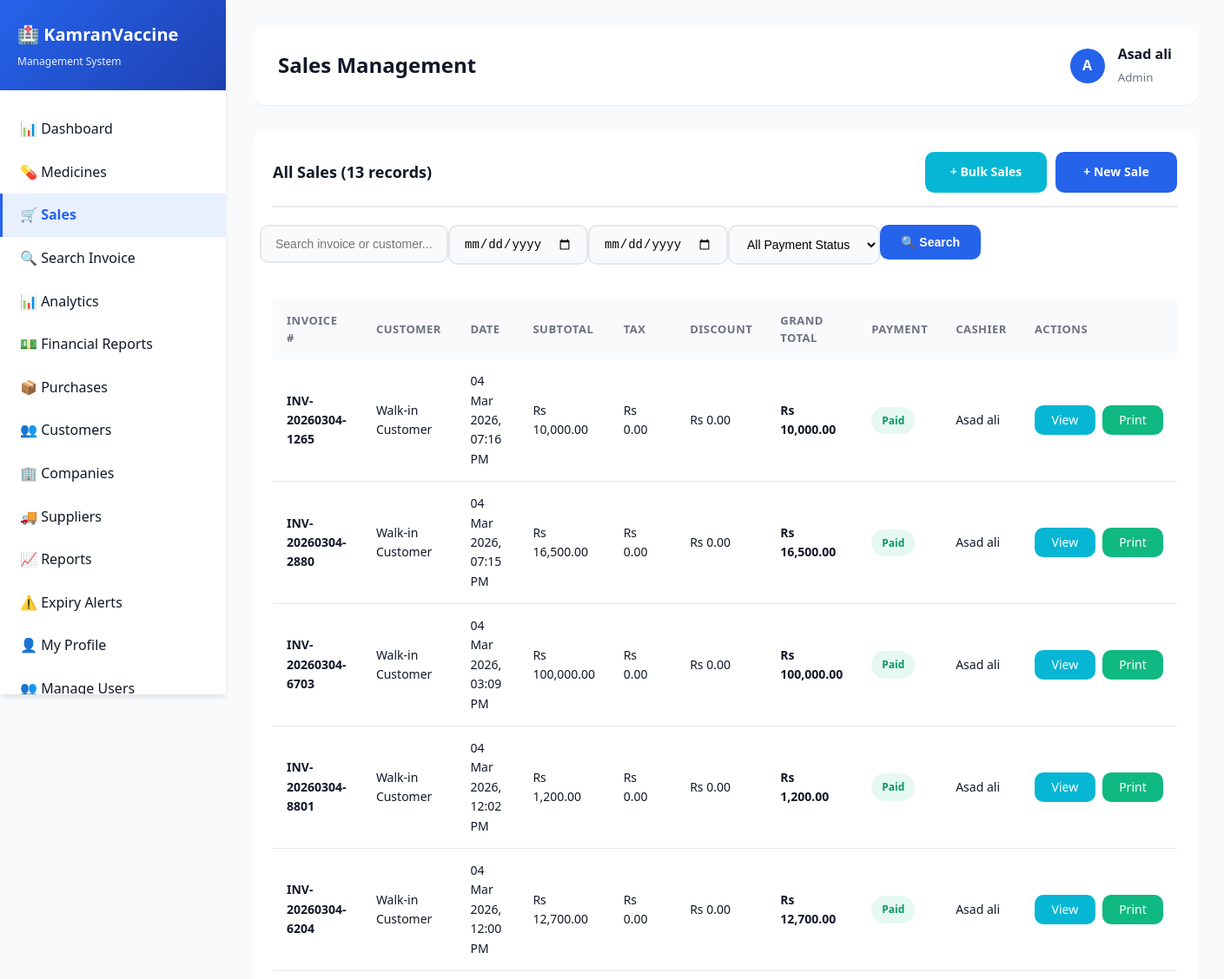
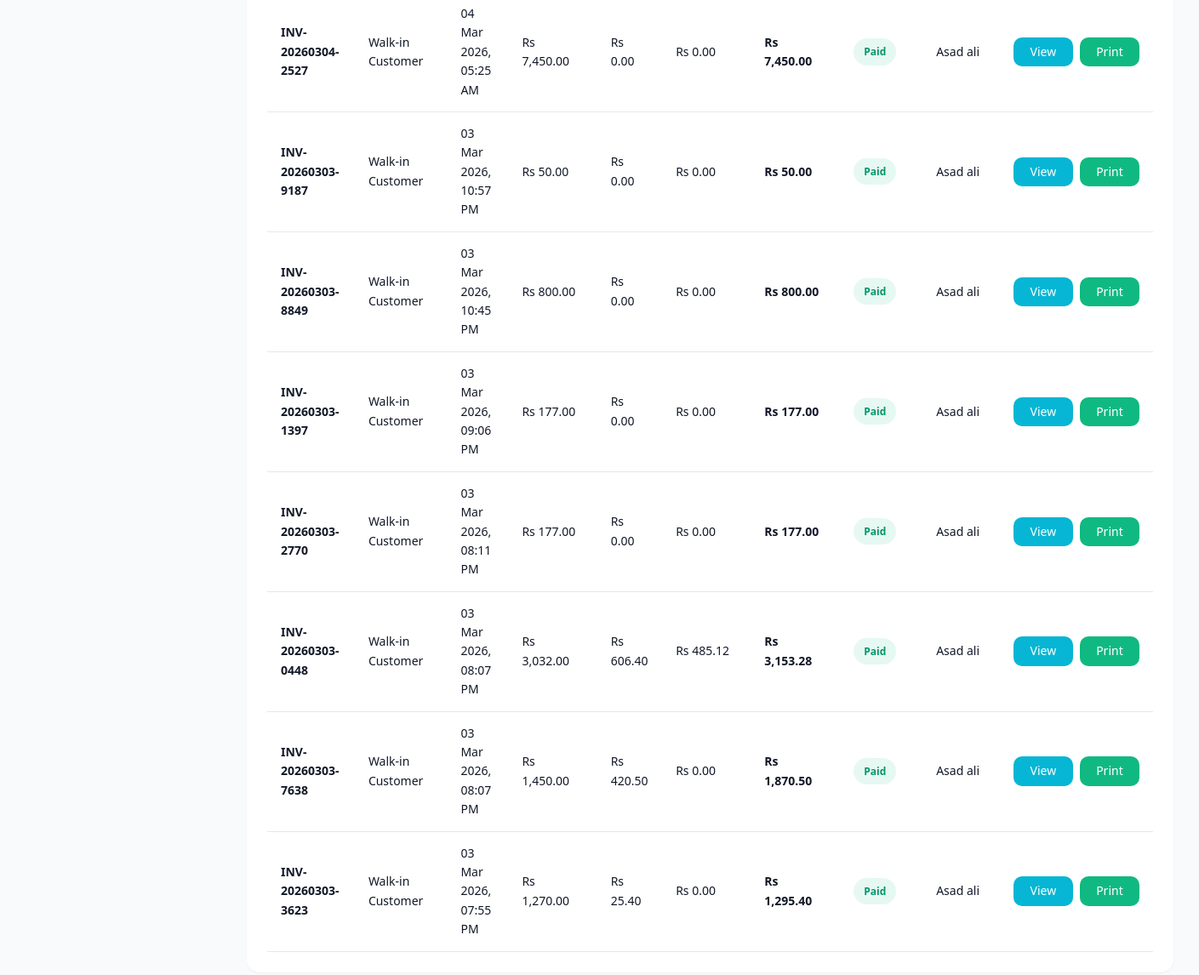
The page /admin/sales.php (signed in) on the database its author committed (2 pictures, top to bottom).
### tables this page shows
CREATE TABLE `sales` (
  `id` int(11) NOT NULL AUTO_INCREMENT,
  `invoice_number` varchar(50) NOT NULL,
  `customer_id` int(11) DEFAULT NULL,
  `customer_name` varchar(255) DEFAULT NULL,
  `user_id` int(11) DEFAULT NULL,
  `sale_date` timestamp NOT NULL DEFAULT current_timestamp(),
  `subtotal` decimal(10,2) NOT NULL,
  `tax_percentage` decimal(5,2) DEFAULT 0.00,
  `tax_amount` decimal(10,2) DEFAULT 0.00,
  `discount_percentage` decimal(5,2) DEFAULT 0.00,
  `discount_amount` decimal(10,2) DEFAULT 0.00,
  `grand_total` decimal(10,2) NOT NULL,
  `payment_method` enum('cash','card','upi','other') DEFAULT 'cash',
  `payment_status` enum('paid','pending','partial') DEFAULT 'paid',
  `amount_paid` decimal(10,2) DEFAULT 0.00,
  `change_amount` decimal(10,2) DEFAULT 0.00,
  `notes` text DEFAULT NULL,
  PRIMARY KEY (`id`),
  UNIQUE KEY `invoice_number` (`invoice_number`),
  KEY `customer_id` (`customer_id`),
  KEY `user_id` (`user_id`),
  KEY `idx_invoice` (`invoice_number`),
  KEY `idx_sale_date` (`sale_date`),
  CONSTRAINT `sales_ibfk_1` FOREIGN KEY (`customer_id`) REFERENCES `customers` (`id`) ON DELETE SET NULL,
  CONSTRAINT `sales_ibfk_2` FOREIGN KEY (`user_id`) REFERENCES `users` (`id`) ON DELETE SET NULL
);

CREATE TABLE `users` (
  `id` int(11) NOT NULL AUTO_INCREMENT,
  `username` varchar(100) NOT NULL,
  `password` varchar(255) NOT NULL,
  `full_name` varchar(255) NOT NULL,
  `email` varchar(255) DEFAULT NULL,
  `phone` varchar(20) DEFAULT NULL,
  `role` enum('admin','pharmacist','cashier','manager') DEFAULT 'cashier',
  `status` enum('active','inactive') DEFAULT 'active',
  `created_at` timestamp NOT NULL DEFAULT current_timestamp(),
  `last_login` timestamp NULL DEFAULT NULL,
  PRIMARY KEY (`id`),
  UNIQUE KEY `username` (`username`),
  KEY `idx_username` (`username`),
  KEY `idx_role` (`role`)
);

### admin/sales.php (the view, shortened to what this page needs)
<?php
include("includes/header.php");
$search = isset($_GET['search']) ? mysqli_real_escape_string($conn, $_GET['search']) : '';
$date_from = isset($_GET['date_from']) ? $_GET['date_from'] : '';
$date_to = isset($_GET['date_to']) ? $_GET['date_to'] : '';
$page = isset($_GET['page']) ? intval($_GET['page']) : 1;
$records_per_page = 15;
$offset = ($page - 1) * $records_per_page;
$count_query = "SELECT COUNT(*) as total FROM sales s
    LEFT JOIN customers c ON s.customer_id = c.id
    LEFT JOIN users u ON s.user_id = u.id WHERE 1=1";
$total_records = mysqli_fetch_assoc(mysqli_query($conn, $count_query))['total'];
$query = "SELECT s.*, c.customer_name, u.full_name as cashier FROM sales s
    LEFT JOIN customers c ON s.customer_id = c.id
    LEFT JOIN users u ON s.user_id = u.id WHERE 1=1";
$query .= " ORDER BY s.sale_date DESC LIMIT $records_per_page OFFSET $offset";
$sales = mysqli_query($conn, $query);
?>
<div class="card">
    <div class="card-header" style="display: flex; justify-content: space-between; align-items: center;">
        <h3>All Sales (<?php echo $total_records; ?> records)</h3>
        <div style="display: flex; gap: 10px;">
            <a href="bulk_sales.php" class="btn btn-info" style="min-width: 140px;">+ Bulk Sales</a>
            <a href="new_sale.php" class="btn btn-primary" style="min-width: 140px;">+ New Sale</a>
        </div>
    </div>
    <div class="card-body">
        <form method="GET" style="margin-bottom: 20px;">
            <div class="row">
                <div class="col-md-3">
                    <div class="form-group">
                        <input type="text" name="search" class="form-control" placeholder="Search invoice or customer..." value="<?php echo htmlspecialchars($search); ?>">
                    </div>
                </div>
                <div class="col-md-2">
                    <div class="form-group">
                        <input type="date" name="date_from" class="form-control" placeholder="From Date" value="<?php echo $date_from; ?>">
                    </div>
                </div>
                <div class="col-md-2">
                    <div class="form-group">
                        <input type="date" name="date_to" class="form-control" placeholder="To Date" value="<?php echo $date_to; ?>">
                    </div>
                </div>
                <div class="col-md-3">
                    <div class="form-group">
                        <select name="payment_status" class="form-control">
                            <option value="">All Payment Status</option>
                        </select>
                    </div>
                </div>
                <div class="col-md-2">
                    <button type="submit" class="btn btn-primary" style="width: 100%;">🔍 Search</button>
                </div>
            </div>
        </form>
        <div class="table-responsive">
            <table>
                <thead>
                    <tr>
                        <th>Invoice #</th>
                        <th>Customer</th>
                        <th>Date</th>
                        <th>Subtotal</th>
                        <th>Tax</th>
                        <th>Discount</th>
                        <th>Grand Total</th>
                        <th>Payment</th>
                        <th>Cashier</th>
                        <th>Actions</th>
                    </tr>
                </thead>
                <tbody>
                    <?php while ($sale = mysqli_fetch_assoc($sales)): ?>
                    <tr>
                        <td><strong><?php echo $sale['invoice_number']; ?></strong></td>
                        <td><?php echo $sale['customer_name'] ?? 'Walk-in Customer'; ?></td>
                        <td><?php echo date('d M Y, h:i A', strtotime($sale['sale_date'])); ?></td>
                        <td>Rs <?php echo number_format($sale['subtotal'], 2); ?></td>
                        <td>Rs <?php echo number_format($sale['tax_amount'], 2); ?></td>
                        <td>Rs <?php echo number_format($sale['discount_amount'], 2); ?></td>
                        <td><strong>Rs <?php echo number_format($sale['grand_total'], 2); ?></strong></td>
                        <td>
                            <span class="badge badge-<?php echo $sale['payment_status'] == 'paid' ? 'success' : 'warning'; ?>">
                                <?php echo ucfirst($sale['payment_status']); ?>
                            </span>
                        </td>
                        <td><?php echo $sale['cashier']; ?></td>
                        <td>
                            <div class="action-buttons">
                                <a href="view_sale.php?id=<?php echo $sale['id']; ?>" class="btn btn-info btn-sm">View</a>
                                <a href="print_invoice.php?id=<?php echo $sale['id']; ?>" class="btn btn-success btn-sm" target="_blank">Print</a>
                            </div>
                        </td>
                    </tr>
                    <?php endwhile; ?>
                </tbody>
            </table>
        </div>
    </div>
</div>
<?php include("includes/footer.php"); ?>

### css/style.css (style rules this page uses)
:root { --primary-color: #2563eb; --primary-dark: #1e40af; --secondary-color: #10b981; --danger-color: #ef4444; --warning-color: #f59e0b; --info-color: #06b6d4; --dark-color: #1f2937; --light-color: #f9fafb; --border-color: #e5e7eb; --text-primary: #111827; --text-secondary: #6b7280; --shadow-sm: 0 1px 2px 0 rgba(0, 0, 0, 0.05); --shadow-md: 0 4px 6px -1px rgba(0, 0, 0, 0.1); --shadow-lg: 0 10px 15px -3px rgba(0, 0, 0, 0.1); --shadow-xl: 0 20px 25px -5px rgba(0, 0, 0, 0.1); }
* { margin: 0; padding: 0; box-sizing: border-box; }
body { font-family: 'Segoe UI', Tahoma, Geneva, Verdana, sans-serif; background: linear-gradient(135deg, #667eea 0%, #764ba2 100%); min-height: 100vh; color: var(--text-primary); line-height: 1.6; }
.form-group { margin-bottom: 20px; }
.form-control { width: 100%; padding: 12px 16px; border: 2px solid var(--border-color); border-radius: 10px; font-size: 14px; transition: all 0.3s ease; background: var(--light-color); }
.btn { padding: 12px 24px; border: none; border-radius: 10px; font-size: 14px; font-weight: 600; cursor: pointer; transition: all 0.3s ease; text-decoration: none; display: inline-block; text-align: center; white-space: nowrap; }
.btn-primary { background: var(--primary-color); color: white; width: 100%; }
.btn-success { background: var(--secondary-color); color: white; }
.btn-info { background: var(--info-color); color: white; }
.btn-sm { padding: 6px 16px; font-size: 13px; min-width: 70px; font-weight: 500; }
.card { background: white; border-radius: 15px; padding: 24px; box-shadow: var(--shadow-sm); margin-bottom: 24px; transition: all 0.3s ease; }
.card-header { margin-bottom: 20px; padding-bottom: 15px; border-bottom: 2px solid var(--border-color); }
.card-header h3 { font-size: 18px; color: var(--text-primary); font-weight: 600; }
.card-body { padding: 0; }
.table-responsive { overflow-x: auto; }
table { width: 100%; border-collapse: collapse; }
table thead { background: var(--light-color); }
table th { padding: 14px 16px; text-align: left; font-weight: 600; font-size: 13px; color: var(--text-secondary); text-transform: uppercase; letter-spacing: 0.5px; }
table td { padding: 14px 16px; border-bottom: 1px solid var(--border-color); font-size: 14px; }
.badge { padding: 6px 12px; border-radius: 20px; font-size: 12px; font-weight: 600; display: inline-block; }
.badge-success { background: rgba(16, 185, 129, 0.1); color: #059669; }
.action-buttons { display: flex; gap: 8px; align-items: center; }
.action-buttons .btn { min-width: 70px; padding: 6px 12px; text-align: center; font-size: 14px; font-weight: 500; }
.row { display: flex; flex-wrap: wrap; margin: 0 -15px; }
select.form-control { cursor: pointer; }

### rows shown on the page
sales: invoice_number "INV-20260304-1265", customer_name "Walk-in Customer", sale_date "04 Mar 2026, 07:16 PM", subtotal "10,000.00", tax_amount "0.00", discount_amount "0.00", grand_total "10,000.00", payment_status "Paid", user.full_name "Asad ali"
sales: invoice_number "INV-20260304-2880", customer_name "Walk-in Customer", sale_date "04 Mar 2026, 07:15 PM", subtotal "16,500.00", tax_amount "0.00", discount_amount "0.00", grand_total "16,500.00", payment_status "Paid", user.full_name "Asad ali"
sales: invoice_number "INV-20260304-6703", customer_name "Walk-in Customer", sale_date "04 Mar 2026, 03:09 PM", subtotal "100,000.00", tax_amount "0.00", discount_amount "0.00", grand_total "100,000.00", payment_status "Paid", user.full_name "Asad ali"
sales: invoice_number "INV-20260304-8801", customer_name "Walk-in Customer", sale_date "04 Mar 2026, 12:02 PM", subtotal "1,200.00", tax_amount "0.00", discount_amount "0.00", grand_total "1,200.00", payment_status "Paid", user.full_name "Asad ali"
sales: invoice_number "INV-20260304-6204", customer_name "Walk-in Customer", sale_date "04 Mar 2026, 12:00 PM", subtotal "12,700.00", tax_amount "0.00", discount_amount "0.00", grand_total "12,700.00", payment_status "Paid", user.full_name "Asad ali"
sales: invoice_number "INV-20260304-2527", customer_name "Walk-in Customer", sale_date "04 Mar 2026, 05:25 AM", subtotal "7,450.00", tax_amount "0.00", discount_amount "0.00", grand_total "7,450.00", payment_status "Paid", user.full_name "Asad ali"
sales: invoice_number "INV-20260303-9187", customer_name "Walk-in Customer", sale_date "03 Mar 2026, 10:57 PM", subtotal "50.00", tax_amount "0.00", discount_amount "0.00", grand_total "50.00", payment_status "Paid", user.full_name "Asad ali"
sales: invoice_number "INV-20260303-8849", customer_name "Walk-in Customer", sale_date "03 Mar 2026, 10:45 PM", subtotal "800.00", tax_amount "0.00", discount_amount "0.00", grand_total "800.00", payment_status "Paid", user.full_name "Asad ali"
sales: invoice_number "INV-20260303-1397", customer_name "Walk-in Customer", sale_date "03 Mar 2026, 09:06 PM", subtotal "177.00", tax_amount "0.00", discount_amount "0.00", grand_total "177.00", payment_status "Paid", user.full_name "Asad ali"
sales: invoice_number "INV-20260303-2770", customer_name "Walk-in Customer", sale_date "03 Mar 2026, 08:11 PM", subtotal "177.00", tax_amount "0.00", discount_amount "0.00", grand_total "177.00", payment_status "Paid", user.full_name "Asad ali"
sales: invoice_number "INV-20260303-0448", customer_name "Walk-in Customer", sale_date "03 Mar 2026, 08:07 PM", subtotal "3,032.00", tax_amount "606.40", discount_amount "485.12", grand_total "3,153.28", payment_status "Paid", user.full_name "Asad ali"
sales: invoice_number "INV-20260303-7638", customer_name "Walk-in Customer", sale_date "03 Mar 2026, 08:07 PM", subtotal "1,450.00", tax_amount "420.50", discount_amount "0.00", grand_total "1,870.50", payment_status "Paid", user.full_name "Asad ali"
sales: invoice_number "INV-20260303-3623", customer_name "Walk-in Customer", sale_date "03 Mar 2026, 07:55 PM", subtotal "1,270.00", tax_amount "25.40", discount_amount "0.00", grand_total "1,295.40", payment_status "Paid", user.full_name "Asad ali"

### other values the page prints
$store_settings['store_name'] "KamranVaccine"
$store_settings['store_tagline'] "Management System"
$page_title "Sales Management"
substr($_SESSION['full_name'], 0, 1) "A"
$_SESSION['full_name'] "Asad ali"
$_SESSION['role'] "Admin"
$total_records "13"
